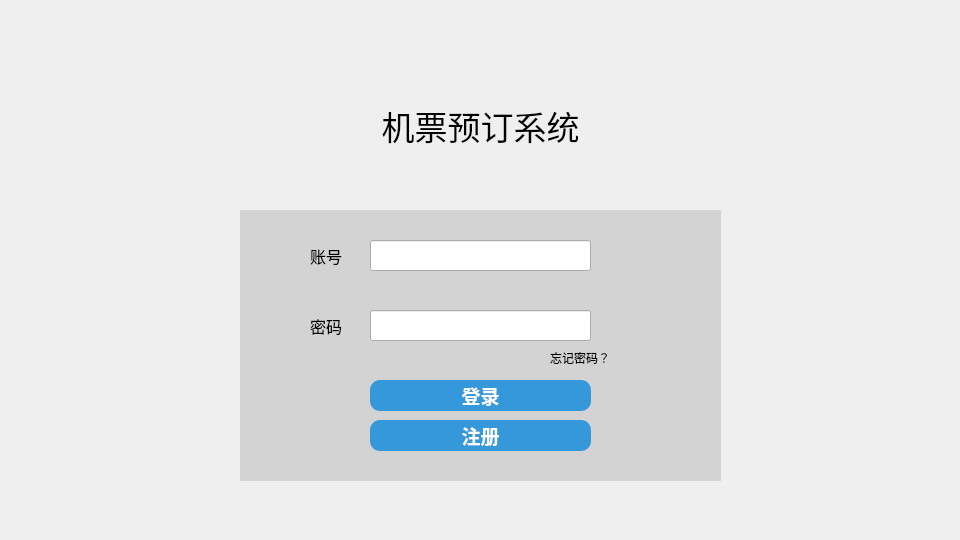
<?xml version="1.0" encoding="UTF-8"?>
<ui version="4.0">
 <class>LoginPage</class>
 <widget class="QWidget" name="LoginPage">
  <property name="geometry">
   <rect>
    <x>0</x>
    <y>0</y>
    <width>960</width>
    <height>540</height>
   </rect>
  </property>
  <property name="minimumSize">
   <size>
    <width>960</width>
    <height>540</height>
   </size>
  </property>
  <property name="maximumSize">
   <size>
    <width>960</width>
    <height>540</height>
   </size>
  </property>
  <property name="windowTitle">
   <string>Form</string>
  </property>
  <widget class="QLineEdit" name="typeAcnt">
   <property name="geometry">
    <rect>
     <x>370</x>
     <y>240</y>
     <width>221</width>
     <height>31</height>
    </rect>
   </property>
   <property name="font">
    <font>
     <pointsize>11</pointsize>
    </font>
   </property>
   <property name="alignment">
    <set>Qt::AlignmentFlag::AlignLeading|Qt::AlignmentFlag::AlignLeft|Qt::AlignmentFlag::AlignVCenter</set>
   </property>
   <property name="clearButtonEnabled">
    <bool>true</bool>
   </property>
  </widget>
  <widget class="QLineEdit" name="typePsw">
   <property name="geometry">
    <rect>
     <x>370</x>
     <y>310</y>
     <width>221</width>
     <height>31</height>
    </rect>
   </property>
   <property name="maximumSize">
    <size>
     <width>221</width>
     <height>31</height>
    </size>
   </property>
   <property name="font">
    <font>
     <pointsize>11</pointsize>
    </font>
   </property>
   <property name="inputMask">
    <string/>
   </property>
   <property name="alignment">
    <set>Qt::AlignmentFlag::AlignLeading|Qt::AlignmentFlag::AlignLeft|Qt::AlignmentFlag::AlignVCenter</set>
   </property>
  </widget>
  <widget class="QLabel" name="loginTitleLbl">
   <property name="geometry">
    <rect>
     <x>340</x>
     <y>100</y>
     <width>281</width>
     <height>51</height>
    </rect>
   </property>
   <property name="font">
    <font>
     <pointsize>25</pointsize>
    </font>
   </property>
   <property name="text">
    <string>机票预订系统</string>
   </property>
   <property name="alignment">
    <set>Qt::AlignmentFlag::AlignCenter</set>
   </property>
  </widget>
  <widget class="QPushButton" name="loginBtn">
   <property name="geometry">
    <rect>
     <x>370</x>
     <y>380</y>
     <width>221</width>
     <height>31</height>
    </rect>
   </property>
   <property name="font">
    <font>
     <pointsize>14</pointsize>
     <bold>true</bold>
    </font>
   </property>
   <property name="styleSheet">
    <string notr="true">QPushButton {
    background-color: #3498db; /* 蓝色背景 */
    border-radius: 10px; /* 圆角大小为10像素 */
    border: none; /* 无边框 */
    color: #ffffff; /* 字体颜色为白色 */
    font-weight: bold; /* 字体加粗 */
}

QPushButton:hover {
    background-color: #2980b9; /* 鼠标悬停时的深蓝色背景 */
}

QPushButton:pressed {
    background-color: #2c3e50; /* 按钮被按下时的更深蓝色背景 */
}</string>
   </property>
   <property name="text">
    <string>登录</string>
   </property>
  </widget>
  <widget class="QPushButton" name="signupBtn">
   <property name="geometry">
    <rect>
     <x>370</x>
     <y>420</y>
     <width>221</width>
     <height>31</height>
    </rect>
   </property>
   <property name="font">
    <font>
     <pointsize>14</pointsize>
     <bold>true</bold>
    </font>
   </property>
   <property name="styleSheet">
    <string notr="true">QPushButton {
    background-color: #3498db; /* 蓝色背景 */
    border-radius: 10px; /* 圆角大小为10像素 */
    border: none; /* 无边框 */
    color: #ffffff; /* 字体颜色为白色 */
    font-weight: bold; /* 字体加粗 */
}

QPushButton:hover {
    background-color: #2980b9; /* 鼠标悬停时的深蓝色背景 */
}

QPushButton:pressed {
    background-color: #2c3e50; /* 按钮被按下时的更深蓝色背景 */
}</string>
   </property>
   <property name="text">
    <string>注册</string>
   </property>
  </widget>
  <widget class="QLabel" name="label">
   <property name="geometry">
    <rect>
     <x>240</x>
     <y>210</y>
     <width>481</width>
     <height>271</height>
    </rect>
   </property>
   <property name="styleSheet">
    <string notr="true">QLabel { background-color: lightgray; }</string>
   </property>
   <property name="text">
    <string/>
   </property>
  </widget>
  <widget class="QLabel" name="changePswBtn">
   <property name="geometry">
    <rect>
     <x>550</x>
     <y>350</y>
     <width>71</width>
     <height>16</height>
    </rect>
   </property>
   <property name="text">
    <string>忘记密码？</string>
   </property>
  </widget>
  <widget class="QLabel" name="IDlbl">
   <property name="geometry">
    <rect>
     <x>310</x>
     <y>240</y>
     <width>81</width>
     <height>31</height>
    </rect>
   </property>
   <property name="font">
    <font>
     <pointsize>12</pointsize>
    </font>
   </property>
   <property name="text">
    <string>账号</string>
   </property>
  </widget>
  <widget class="QLabel" name="pswLbl">
   <property name="geometry">
    <rect>
     <x>310</x>
     <y>310</y>
     <width>61</width>
     <height>31</height>
    </rect>
   </property>
   <property name="font">
    <font>
     <pointsize>12</pointsize>
    </font>
   </property>
   <property name="text">
    <string>密码</string>
   </property>
  </widget>
  <zorder>label</zorder>
  <zorder>typePsw</zorder>
  <zorder>typeAcnt</zorder>
  <zorder>loginTitleLbl</zorder>
  <zorder>loginBtn</zorder>
  <zorder>signupBtn</zorder>
  <zorder>changePswBtn</zorder>
  <zorder>IDlbl</zorder>
  <zorder>pswLbl</zorder>
 </widget>
 <resources/>
 <connections/>
</ui>
